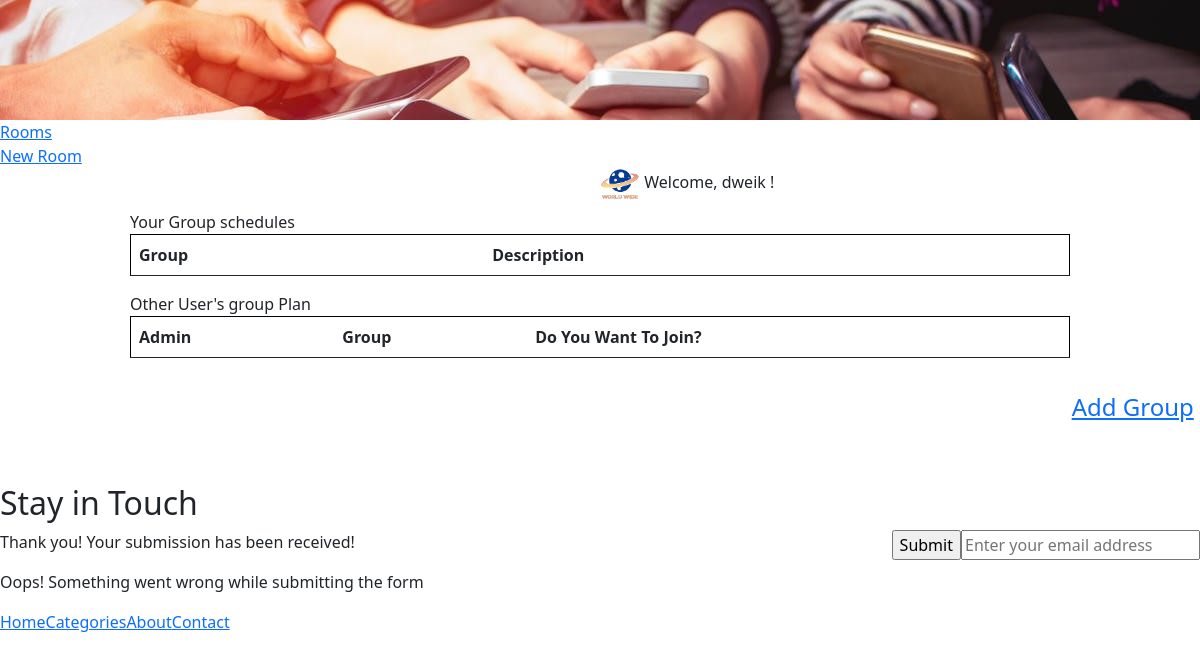
The page /groups (signed in) on the database as committed earlier.
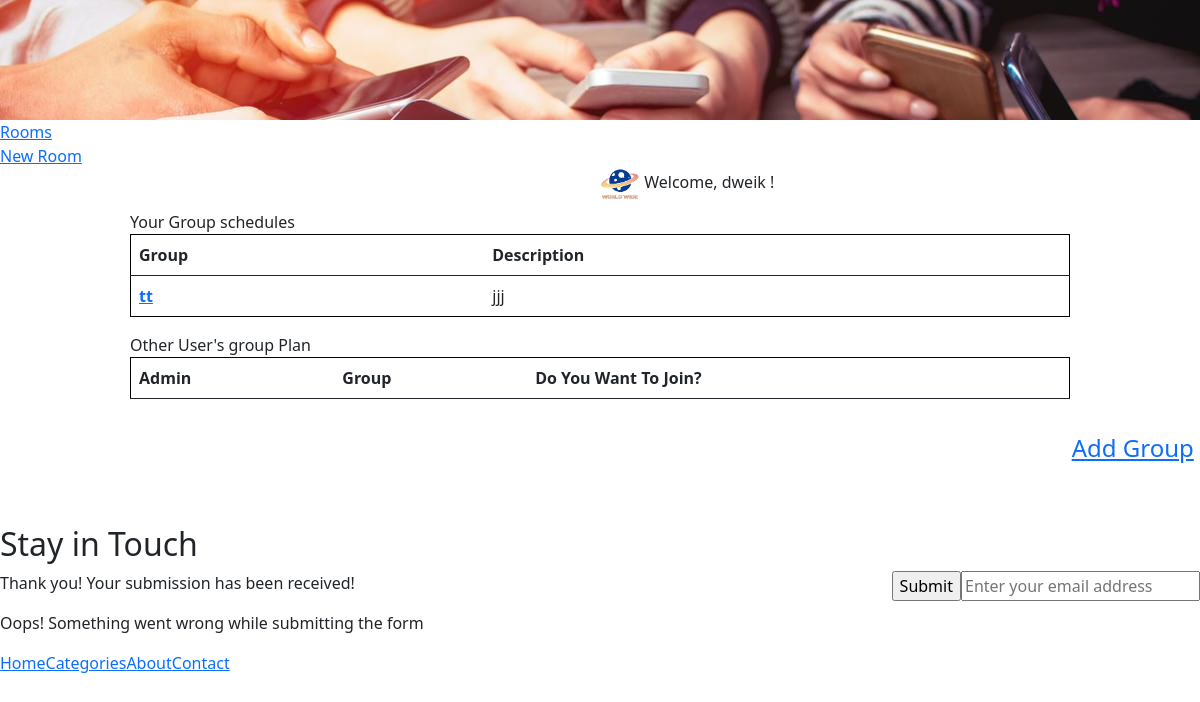
The same page on the database as committed later.
### app/models.py (models this page shows)
class User(models.Model):
    first_name = models.CharField(max_length=255)
    last_name = models.CharField(max_length=255)
    email = models.CharField(max_length=255)
    password = models.CharField(max_length=255)
    created_at = models.DateTimeField(auto_now_add=True)
    updated_at = models.DateTimeField(auto_now=True)
    objects = BlogManager()

class Group(models.Model):
    planner = models.ForeignKey(User, related_name="groupsPlannedByUser", on_delete = models.CASCADE)
    destination = models.TextField()
    description = models.TextField()
    users = models.ManyToManyField(User, related_name="groups")
    created_at = models.DateTimeField(auto_now_add=True)
    updated_at = models.DateTimeField(auto_now=True)

### app/views.py (the view)
# urls.py: path('groups', views.groupDashboard),
def groupDashboard(request):
    context = {
        'groups':models.all_groups_for_user(request.session['login_user']),
        'otherGroups':models.other_groups(request.session['login_user']),
    }
    return render(request,"groupDashboard.html", context)

### app/models.py (called while the page is built)
def all_groups_for_user(id):
    this_user = User.objects.get(id=id)
    groups = this_user.groups.all()
    return groups

def other_groups(id):
    this_user = User.objects.get(id=id)
    otherGroups = Group.objects.exclude(users=this_user)
    return otherGroups

### app/templates/groupDashboard.html (shortened to what this page needs)
<!DOCTYPE html>
<html data-wf-domain="escape-free-template.webflow.io" data-wf-page="5e4b1929fccc7f5af9de826b"
    data-wf-site="5e4b1929fccc7f2575de825e" data-wf-status="1">
<head>
    <link
        href="https://assets.website-files.com/5e4b1929fccc7f2575de825e/css/escape-free-template.webflow.3e4705827.css"
        rel="stylesheet" type="text/css" />
    {% load static %}
    <link rel="stylesheet" href="{% static 'css/home.css' %}">
    <link rel="stylesheet" href="{% static 'css/room.css' %}">
    <link href="https://cdn.jsdelivr.net/npm/bootstrap@5.0.0-beta1/dist/css/bootstrap.min.css" rel="stylesheet"
>
</head>
<body>
    <div>
        <div class="hero-section">
        </div>
        <div class="category-section">
            <div class="w-container">
                <div class="w-dyn-list">
                    <div role="list" class="w-clearfix w-dyn-items w-row">
                        <div role="listitem" class="category-wrapper w-dyn-item w-col w-col-2"><a href="/groups"
                                class="category-link">Rooms</a></div>
                        <div role="listitem" class="category-wrapper w-dyn-item w-col w-col-2"><a href="/groups/add"
                                class="category-link">New Room</a></div>
                        <div role="list" class="w-clearfix w-dyn-items w-row">
                            <div class="category-wrapper w-dyn-item w-col w-col-2"
                                style="white-space: nowrap; padding-left: 50%;"><img src="{% static 'logo.png'%}"
                                    alt="logo" width="40px" style="max-width: none;"> Welcome, {{request.session.name}}
                                !</div>
                        </div>
                    </div>
                </div>
            </div>
        </div>
        <div id="posts" class="main-section bottom-padding">
            <div class="dashboard-content">
                Your Group schedules
                <table class="table table-sgrouped">
                    <thead>
                        <tr>
                            <th scope="col">Group</th>
                            <th scope="col">Description</th>
                        </tr>
                    </thead>
                    <tbody>
                        {% for group in groups %}
                        <tr>
                            <th scope="row"><a href="groups/destination/{{group.id}}">{{group.destination}}</a></th>
                            <td>{{group.description}}</td>
                        </tr>
                        {% endfor %}
                    </tbody>
                </table>
                Other User's group Plan
                <table class="table table-sgrouped">
                    <thead>
                        <tr>
                            <th scope="col">Admin</th>
                            <th scope="col">Group</th>
                            <th scope="col">Do You Want To Join?</th>
                        </tr>
                    </thead>
                </table>
            </div>
            <div class="header">
                <span class="header-section-1">
                </span>
                <span class="header-section-2"></span>
                <span class="header-section-3">
                    <a href="/groups/add">Add Group</a>
                </span>
            </div>
        </div>
    </div>
    <div class="main-section dark">
        <div class="w-container">
            <div class="section-heading">
                <h2 class="white">Stay in Touch</h2>
            </div>
            <div class="form-wrapper w-form">
                <form id="email-form" name="email-form" data-name="Email Form" class="w-clearfix"><input type="email"
                        id="email" name="email" data-name="Email" placeholder="Enter your email address" maxlength="256"
                        required="" class="field w-input" /><input type="submit" value="Submit"
                        data-wait="Please wait..." class="submit-button w-button" /></form>
                <div class="success-message w-form-done">
                    <p>Thank you! Your submission has been received!</p>
                </div>
                <div class="w-form-fail">
                    <p>Oops! Something went wrong while submitting the form</p>
                </div>
            </div>
        </div>
        <div class="footer-section">
            <div class="w-container">
                <div class="w-row">
                    <div class="footer-links w-col w-col-8 w-col-small-8"><a href="/" aria-current="page"
                            class="footer-link w--current">Home</a><a href="/categories"
                            class="footer-link">Categories</a><a href="/about" class="footer-link">About</a><a
                            href="/contact" class="footer-link">Contact</a></div>
                </div>
            </div>
        </div>
    </div>
</body>
</html>

### app/static/css/home.css (style rules this page uses)
.hero-section { background-image:url("/static/home.jpg"); background-repeat: no-repeat; background-size: cover; }

### app/static/css/room.css (style rules this page uses)
.header { width: 100%; height: 100px; }
.header-section-1, .header-section-2, .header-section-3 { width: 33.3%; height: 100px; float: left; }
.header-section-3 input, .header-section-3 a { float: right; margin: 5px; }
.dashboard-content { height: 60%; width: 80%; margin: auto; padding: 10px; }
span.header-section-3 a, .show-destination output { font-size: 1.5em !important; }
table.table.table-sgrouped { border: 1px solid black; }
input { float: right; }
.hero-section { height: 120px !important; background-image: url(/static/home_part.jpg); }

Rows that differ between the two databases and show on the page:
added Group: destination "tt", description "jjj"
